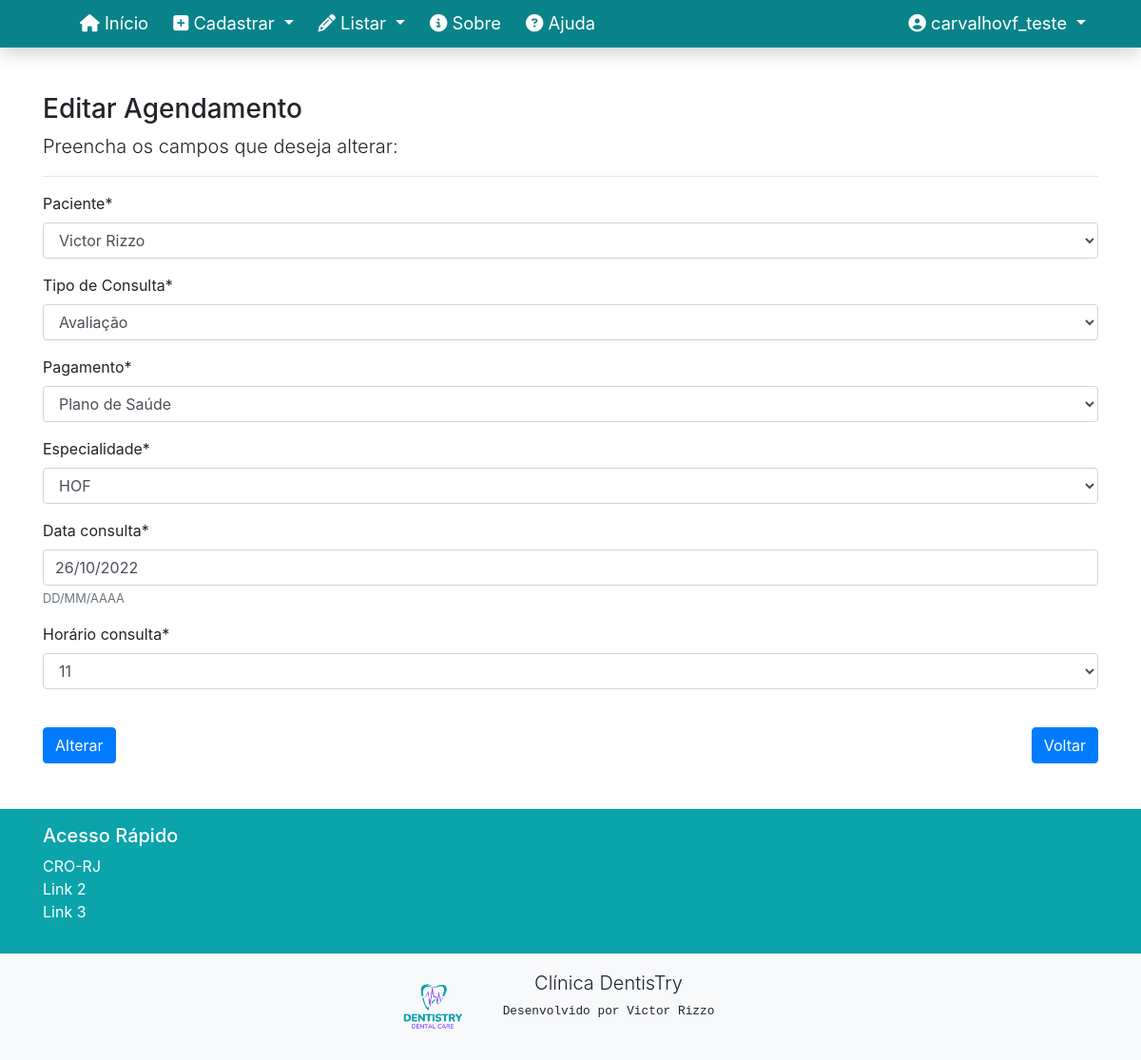
Screenshot of /editar/agendamento/1 (signed in) with the database file from the repository.
### agendamentos/models.py (models this page shows, shortened)
class Agendamento(models.Model):
    TIPO_CHOICES = [
                (1, 'Urgência'),
                (2, 'Avaliação'),
                (3, 'Paciente em tratamento'),
                (4, 'Retorno'),
                (5, 'Parceria'),
            ]
    ESP_CHOICES = [
                (1, 'Cirurgia'),
                (2, 'Endodontia'),
                (3, 'Ortodontia'),
                (4, 'HOF'),
                (5, 'Protese'),
                (6, 'Implantodontia'),
            ]
    PAGAMENTO_CHOICES = [
                (1, 'Particular'),
                (2, 'Plano de Saúde'),
                (3, 'Parceria'),
            ]
    HORARIO_CHOICES = [
                (8, 8),
                (9, 9),
                (10, 10),
                (11, 11),
                (12, 12),
                (14, 14),
                (15, 15),
                (16, 16),
                (17, 17),
                (18, 18),
            ]
    paciente = models.ForeignKey(Paciente, on_delete=models.PROTECT)
    tipo_consulta = models.IntegerField(verbose_name='Tipo de Consulta', choices=TIPO_CHOICES)
    pagamento = models.IntegerField('Pagamento', choices=PAGAMENTO_CHOICES)
    especialidade = models.IntegerField('Especialidade', choices=ESP_CHOICES)
    data_consulta = models.DateField('Data consulta', help_text="DD/MM/AAAA")
    hora_consulta = models.IntegerField('Horário consulta', choices=HORARIO_CHOICES)
    atualizado_em = models.DateTimeField('Atualizado em', auto_now=True)
    class Meta:
        verbose_name = 'Consulta'
        verbose_name_plural = 'Consultas agendadas'

### agendamentos/views.py (the view)
# urls.py: path('editar/agendamento/<int:pk>', AgendamentoUpdate.as_view(), name='editar-agendamento'),
class AgendamentoUpdate(LoginRequiredMixin, UpdateView):
    login_url = reverse_lazy('login')
    model = Agendamento
    fields = ['paciente', 'tipo_consulta', 'pagamento', 'especialidade', 'data_consulta', 'hora_consulta']
    template_name = 'agendamentos/form-alterar.html'
    success_url = reverse_lazy('listar-agendamentos')

### agendamentos/models.py (called while the page is built)
    def __str__(self):
        return str(self.nome)

### agendamentos/templates/agendamentos/form-alterar.html (shortened to what this page needs)
{% extends 'paginas/modelo-agendamento.html' %}
{% load static %}
{% load crispy_forms_tags %}
{% block conteudo %}
<h3>Editar Agendamento</h3>
<p class="lead">
    Preencha os campos que deseja alterar:
</p>
<hr>
<form action="" method="POST">
    {{ form|crispy }}
    <button type="submit" class="btn btn-primary mt-4">Alterar</button>
    <a href="{% url 'listar-agendamentos' %}" class="btn btn-primary mt-4 float-right">Voltar</a>
</form>
{% endblock %}

### paginas/templates/paginas/modelo-agendamento.html (shortened to what this page needs)
{% load static %}
<!doctype html>
<html lang="pt-br" class="h-100">
<head>
    <link rel="stylesheet" href="https://cdn.jsdelivr.net/npm/bootstrap@4.4.1/dist/css/bootstrap.min.css">
    <link href="{% static 'css/font-awesome.css' %}" rel="stylesheet">
    <link href="{% static 'css/dentistry.css' %}" rel="stylesheet">
    <link rel="stylesheet" type="text/css" href="https://cdn.datatables.net/v/bs4/dt-1.12.1/datatables.min.css" />
</head>
<body class="d-flex flex-column h-100">
    <main role="main" class="flex-shrink-0">
        {% block menu %}
        <nav class="navbar navbar-expand-lg navbar-dark bg-dentistry-escuro font-115 shadow">
            <div class="container">
                <a class="navbar-brand" href="#">
                </a>
                <div class="collapse navbar-collapse" id="navbarNavDropdown">
                    <ul class="navbar-nav mr-auto">
                        <li class="nav-item">
                            <a class="nav-link" href="{% url 'index' %}">
                                <i class="fa fa-home" aria-hidden="true"></i>
                                Início
                            </a>
                        </li>
                        {% if request.user.is_authenticated %}
                        <li class="nav-item dropdown">
                            <a class="nav-link dropdown-toggle text-white" href="#" id="navbarDropdownMenuLink"
                                role="button" data-toggle="dropdown" aria-haspopup="true" aria-expanded="false">
                                <i class="fa fa-plus-square" aria-hidden="true"></i>
                                Cadastrar
                            </a>
                        </li>
                        {% endif %}
                        {% if request.user.is_authenticated %}
                        <li class="nav-item dropdown">
                            <a class="nav-link dropdown-toggle text-white" href="#" id="navbarDropdownMenuLink"
                                role="button" data-toggle="dropdown" aria-haspopup="true" aria-expanded="false">
                                <i class="fa fa-pencil" aria-hidden="true"></i>
                                Listar
                            </a>
                        </li>
                        {% endif %}
                        <li class="nav-item ">
                            <a class="nav-link" href="{% url 'sobre' %}">
                                <i class="fa fa-info-circle" aria-hidden="true"></i>
                                Sobre
                            </a>
                        </li>
                        <li class="nav-item ">
                            <a class="nav-link" href="mailto:victor09@gmail.com">
                                <i class="fa fa-question-circle" aria-hidden="true"></i>
                                Ajuda
                            </a>
                        </li>
                    </ul>
                    <ul class="navbar-nav">
                        {% if request.user.is_authenticated %}
                        <li class="nav-item dropdown">
                            <a class="nav-link dropdown-toggle text-white" href="#" id="navbarDropdownMenuLink"
                                role="button" data-toggle="dropdown" aria-haspopup="true" aria-expanded="false">
                                <i class="fa fa-user-circle" aria-hidden="true"></i>
                                <span id="username">{{ request.user }}</span>
                            </a>
                        </li>
                        {% endif %}
                    </ul>
                </div>
            </div>
        </nav>
        {% endblock %}
        <div class="container py-5">
            {% block conteudo %}{% endblock %}
        </div>
    </main>
    <footer class="mt-auto">
        {% block rodape-links %}
        <div class="container-fluid bg-dentistry text-white p-3">
            <div class="container">
                <div class="row">
                    <div class="col-sm">
                        <h5>Acesso Rápido</h5>
                        <ul class="list-unstyled">
                            <li><a href="https://www.cro-rj.org.br/" class="text-white">CRO-RJ</a></li>
                            <li><a href="#" class="text-white">Link 2</a></li>
                            <li><a href="#" class="text-white">Link 3</a></li>
                        </ul>
                    </div>
                </div>
            </div>
        </div>
        {% endblock %}
        {% block rodape %}
        <div class="container-fluid bg-light text-center p-3">
            <div class="row">
                <div class="col-md-4 mx-auto text-center">
                    <img src="{% static 'img/1.png' %}" height="80" class="float-left" alt="">
                    <p>
                        <span class="lead">Clínica DentisTry</span><br>
                        <span class="small text-monospace">Desenvolvido por Victor Rizzo</span>
                    </p>
                </div>
            </div>
            {% endblock %}
    </footer>
</body>
</html>

### static/css/dentistry.css (style rules this page uses)
.bg-dentistry { background-color: #0ba4ab; }
.bg-dentistry-escuro { background-color: #09838a; }
.font-115 { font-size: 115%; }
.navbar { padding: 0 !important; }
.navbar .navbar-brand { padding-left: 10px; }
.navbar a.nav-link { color: white !important; }
.navbar .nav-item { padding: 3px 5px; }

### rows the page displays
Agendamento: paciente "Victor Rizzo", tipo_consulta "Avaliação", pagamento "Plano de Saúde", especialidade "HOF", data_consulta "26/10/2022", hora_consulta "11"

### other values shown
{{ request.user }} "carvalhovf_teste"
